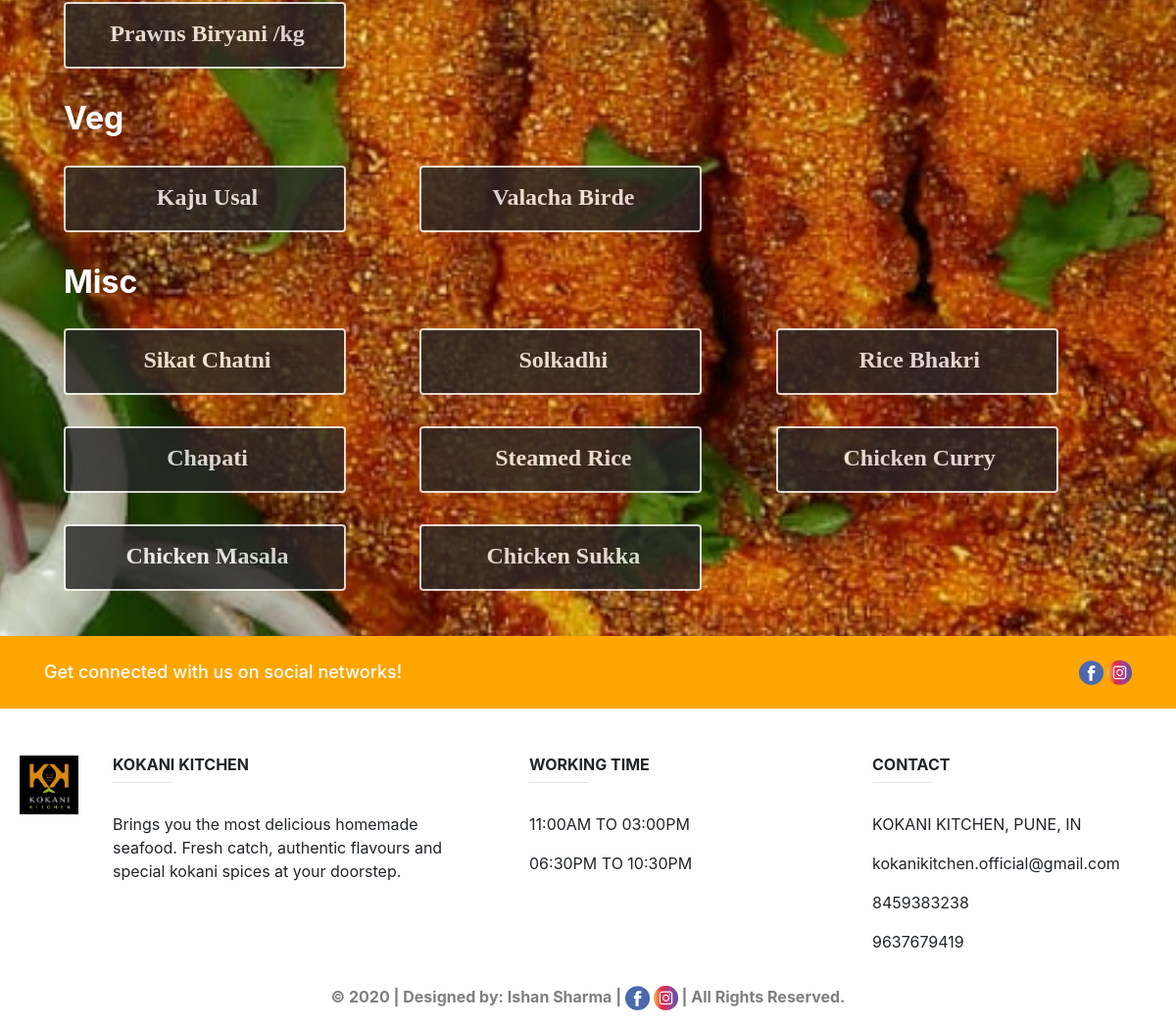
The app's page /menu/ (lower part), older data.
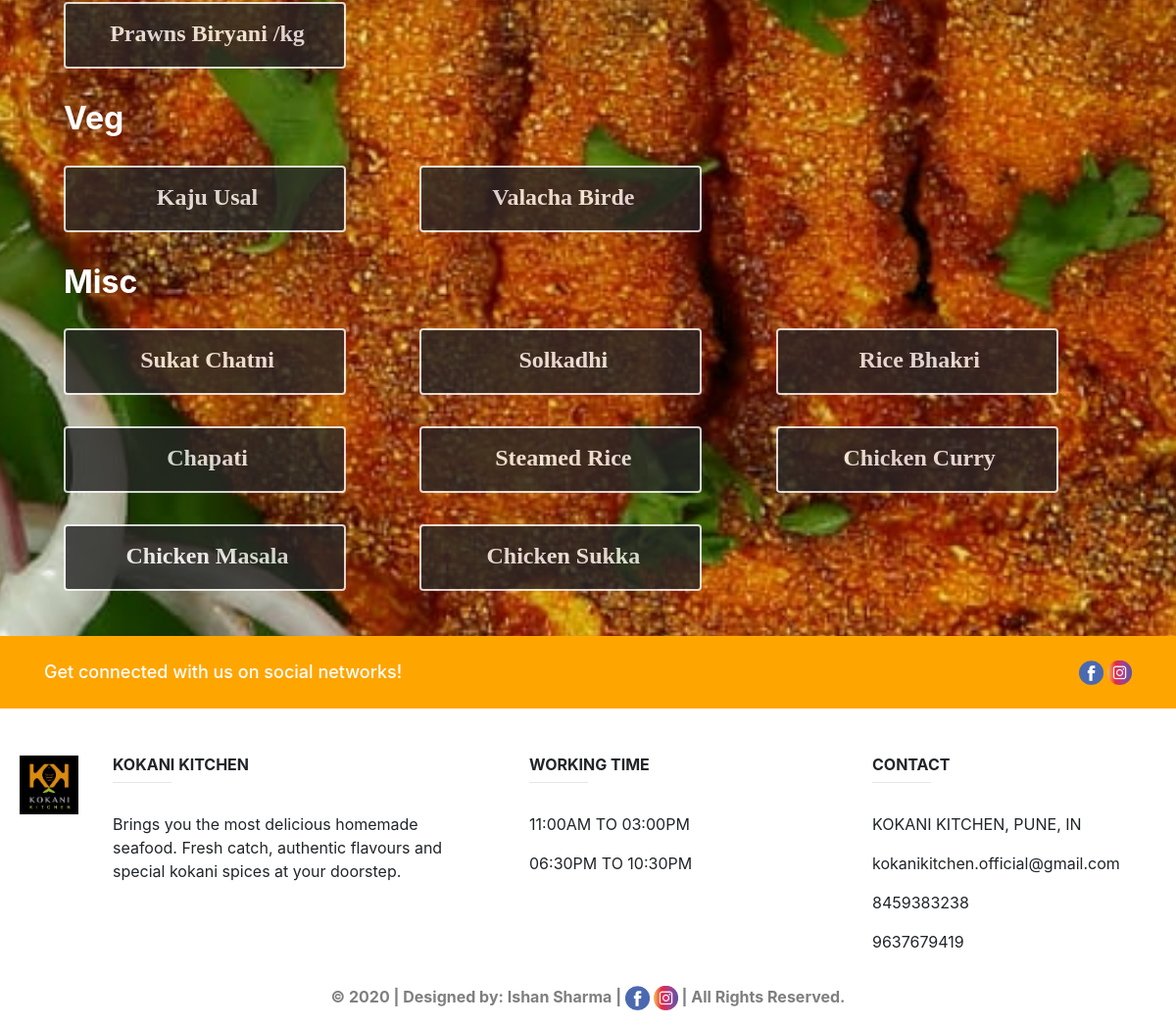
The same page, newer data.
### ReviewApp/models.py (models this page shows, shortened)
class Dishe(models.Model):
    dish_id = models.AutoField(primary_key=True)
    dname = models.CharField(max_length=50, default="")
    category = models.CharField(max_length=50, default="", choices=[('Curries', 'Curries'), ('Fish Fry','Fish Fry'), ('Biryani', 'Biryani'), ('Veg', 'Veg'), ('Misc', 'Misc')])
    dprice = models.IntegerField(default=0)

### ReviewApp/views.py (the view)
# urls.py: path('menu/', views.menu, name="menu"),
def menu(request):
    today = TodaysSpecial.objects.all()
    misc = Dishe.objects.filter(category = 'Misc')
    biryani = Dishe.objects.filter(category = 'Biryani')
    veg = Dishe.objects.filter(category = 'Veg')
    curries = Dishe.objects.filter(category = 'Curries')
    fishfry = Dishe.objects.filter(category = 'Fish Fry')
    return render(request, 'menu.html', {'misc': misc, 'biryani': biryani, 'veg': veg, 'curries': curries, 'fishfry': fishfry,
                                         'today': today})

### ReviewApp/templates/menu.html (shortened to what this page needs)
{% extends 'basic.html' %}
{% block css %}
{% load static %}
{% endblock %}
{% block body %}
	<div class="container" style="padding-bottom: 10px">
		<div class="card title_class" align="center" style="max-width: 420px; min-width: 220px;"><p class="title" style="color: orange; font-weight: bold;">Kokani Kitchen</p></div><br>
		<div class="container wrapper">
			{% for item in biryani %}
			<div class="card" align="center">
				<p class="content">{{item.dname}}</p>
			</div>
			{% if forloop.counter|divisibleby:3 and forloop.counter > 0 and not forloop.last %}
			</div><div class="container wrapper">
			{% endif %}
			{% endfor %}</div>
		<h4 style="font-weight: bold; color: white; margin-left: 20px; margin-top: 20px; font-size: 2rem;">Veg</h4>
		<div class="container wrapper">
			{% for item in veg %}
			<div class="card" align="center">
				<p class="content">{{item.dname}}</p>
			</div>
			{% endfor %}</div>
		<h4 style="font-weight: bold; color: white; margin-left: 20px; margin-top: 20px; font-size: 2rem;">Misc</h4>
		<div class="container wrapper">
			{% for item in misc %}
			<div class="card" align="center">
				<p class="content">{{item.dname}}</p>
			</div>
			{% if forloop.counter|divisibleby:3 and forloop.counter > 0 and not forloop.last %}
			</div><div class="container wrapper">
			{% endif %}
			{% endfor %}</div>
		<br>
	</div>
{% endblock %}

### ReviewApp/templates/basic.html (shortened to what this page needs)
<!doctype html>
<html lang="en">
  <head>
    <link rel="stylesheet" href="https://stackpath.bootstrapcdn.com/bootstrap/4.5.2/css/bootstrap.min.css">
  </head>
  <body>
    {% load static %}
    <div class="main mb-20" style="min-height: 800px; background-image: url('{% static 'fish.jpg' %}');background-position: center center; background-repeat: no-repeat; background-attachment: fixed; background-size: cover;">
      {% block body %}  {% endblock %}
    </div>
    <div>
      <footer class="page-footer font-small blue-grey lighten-5">
        <div style="background-color: orange;">
          <div class="container">
            <div class="row py-4 d-flex align-items-center">
              <div class="col-md-6 col-lg-5 text-center text-md-left mb-4 mb-md-0">
                <h6 class="mb-0" style="font-size: 18px; color: white">Get connected with us on social networks!</h6>
              </div>
              <div class="col-md-6 col-lg-7 text-center text-md-right">
                <a href="https://www.facebook.com/Relekars-Kokani-Kitchen-109474680644143/"  target="_blank" class="fb-ic">
                  <img class="icon" src="{% static 'fb.png' %}" style="width: 25px; height: 25px;">
                </a>
                <a href="https://instagram.com/relekarskokanikitchen?igshid=dddwlhj5l38y"  target="_blank" class="ig-ic"  >
                  <img class="icon" src="{% static 'ig.png' %}" style="width: 25px; height: 25px;">
                </a>
              </div>
            </div>
          </div>
        </div>
        <div class="container-fluid text-center text-md-left mt-5">
          <div class="row mt-3 dark-grey-text">
            <div class="col-md-2 col-lg-1 col-xl-1 mb-4" align="center">
              <img src="{% static 'logo.jpg' %}" style="height: 60px; width: 60px">
            </div>
            <div class="col-md-4 col-lg-5 col-xl-4 mb-4">
              <h6 class="text-uppercase font-weight-bold">Kokani Kitchen</h6>
              <hr class="teal accent-3 mb-4 mt-0 d-inline-block mx-auto" style="width: 60px;">
              <p>Brings you the most delicious homemade seafood. Fresh catch, authentic flavours and special kokani spices at your doorstep.</p>
            </div>
            <div class="col-md-4 col-lg-3 col-xl-3 mx-auto mb-1">
              <h6 class="text-uppercase font-weight-bold">Working Time</h6>
              <hr class="teal accent-3 mb-4 mt-0 d-inline-block mx-auto" style="width: 60px;">
              <p>
                11:00AM TO 03:00PM
              </p>
              <p>
                06:30PM TO 10:30PM
              </p>
            </div>
            <div class="col-md-4 col-lg-3 col-xl-3 mx-auto mb-md-0 mb-4">
              <h6 class="text-uppercase font-weight-bold">Contact</h6>
              <hr class="teal accent-3 mb-4 mt-0 d-inline-block mx-auto" style="width: 60px;">
              <p>
                KOKANI KITCHEN, PUNE, IN</p>
              <p>
                kokanikitchen.official@gmail.com</p>
              <p>
               8459383238</p>
              <p>
               9637679419</p>
            </div>
          </div>
        </div>
        <div class="footer-copyright text-center text-black-50 py-3"><b>© 2020 | Designed by: Ishan Sharma | <a href="https://www.facebook.com/ishan.sharma.587606"  target="_blank" class="fb-ic">
                  <img class="icon" src="{% static 'fb.png' %}" style="width: 25px; height: 25px;">
                </a> <a href="https://instagram.com/__pokerface__20__?igshid=scahi8z5vasx"  target="_blank" class="ig-ic"  >
                  <img class="icon" src="{% static 'ig.png' %}"  style="width: 25px; height: 25px;">
                </a> | All Rights Reserved.</b>
        </div>
      </footer>
    </div>
  </body>
</html>

Row changes from the older to the newer data that the page shows:
changed Dishe: dname "Sikat Chatni" → "Sukat Chatni"
